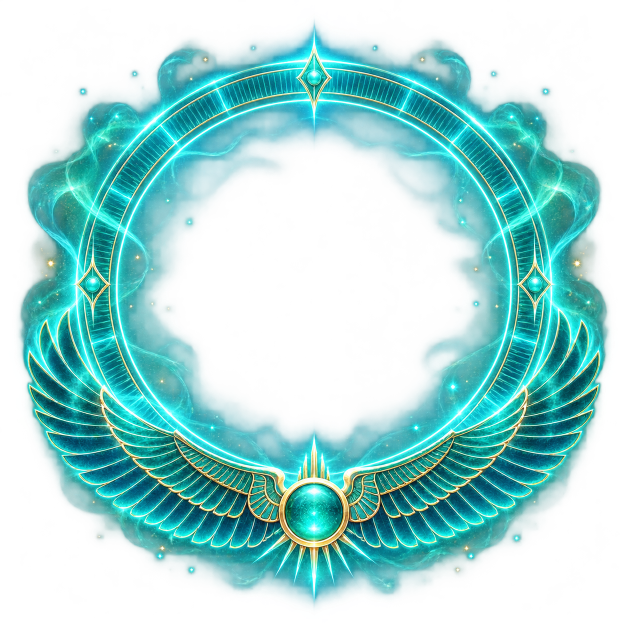
#> input picture images/fx/big-win-aura-source.png, 1254 x 1254 px (shown at 1/2 size)
$ python build-big-win-fx.py
#> lines starting #> are read from the running program, lines starting #| are printed output that depends on the picture
"""Deterministic padding/packing of the approved aura and an 8-frame light sprite.
Requires Pillow. Run from the repository root; never crops frames to their bounds.
"""
from pathlib import Path
from PIL import Image
import json
import math

root = Path(__file__).resolve().parents[1] / 'images' / 'fx'
master = Image.open(root / 'big-win-aura-source.png').convert('RGBA')
#> master is the input picture: PIL image 1254x1254 RGBA; mean R, G, B, A 25.4, 95.7, 96.6, 110.6
aura = Image.new('RGBA', (1024, 1024))
#> aura: PIL image 1024x1024 RGBA; every value is 0
aura.alpha_composite(master.resize((896, 896), Image.Resampling.LANCZOS), (64, 64))
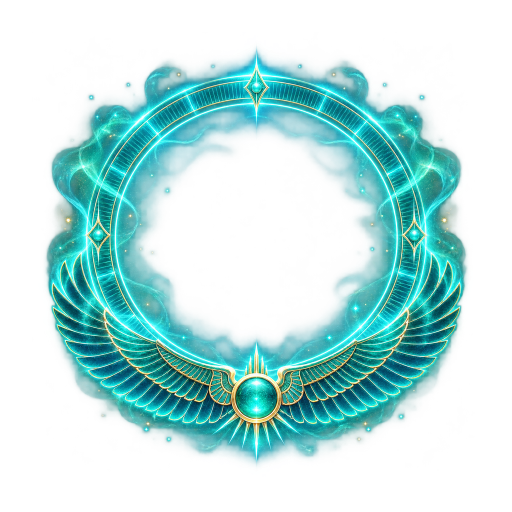
#> aura: PIL image 1024x1024 RGBA (shown at 1/2 size); mean R, G, B, A 19.4, 73.1, 73.8, 84.7; transparent parts drawn white
aura.save(root / 'big-win-aura.webp', quality=90, method=6)

# 8 frames, left to right; 128px cells; root (64,64); max radius 46px.
# Cyan bloom + a four-point glint, breathing over a seamless 1-second loop.
sheet = Image.new('RGBA', (1024, 128))
#> sheet: PIL image 1024x128 RGBA; every value is 0
for frame in range(8):
    image = Image.new('RGBA', (128, 128))
    power = .48 + .52 * (1 - math.cos(2 * math.pi * frame / 8)) / 2
    for y in range(18, 110):
        for x in range(18, 110):
            dx, dy = x - 63.5, y - 63.5
            radius = math.hypot(dx, dy)
            fade = max(0, 1 - radius / 46) ** 2
            glow = math.exp(-radius ** 2 / 230) * .6
            rays = max(math.exp(-abs(dx) * 1.1 - abs(dy) / 18), math.exp(-abs(dy) * 1.1 - abs(dx) / 18))
            alpha = round(min(1, (glow + rays) * power) * fade * 255)
            image.putpixel((x, y), (164, 255, 240, alpha))
    sheet.alpha_composite(image, (frame * 128, 0))
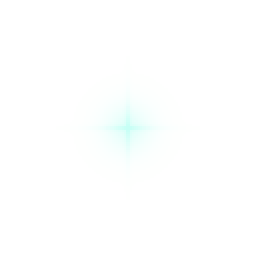
#> image: PIL image 128x128 RGBA (shown 2 times larger); mean R, G, B, A 84.7, 131.7, 124, 2.4; transparent parts drawn white
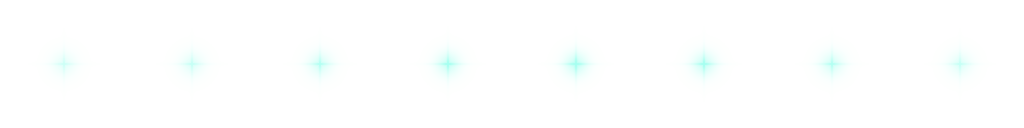
#> sheet: PIL image 1024x128 RGBA; mean R, G, B, A 26.5, 41.2, 38.8, 3.2; transparent parts drawn white
sheet.save(root / 'big-win-spark-sheet.png')
sheet.save(root / 'big-win-spark-sheet.webp', lossless=True, method=6, exact=True)
(root / 'big-win-spark-sheet.json').write_text(json.dumps({
    'image': 'big-win-spark-sheet.webp', 'size': [1024, 128],
    'cell': [128, 128], 'frames': 8, 'columns': 8, 'rows': 1,
    'order': 'left-to-right', 'anchor': [.5, .5], 'safePadding': 18,
    'fps': 8, 'loop': True, 'alpha': True,
}, indent=2) + '\n', encoding='utf-8')
assert aura.getbbox()[0] >= 64
for index in range(8):
    box = sheet.crop((index * 128, 0, (index + 1) * 128, 128)).getbbox()
    assert box and min(box[:2]) >= 18 and max(box[2:]) <= 110
#> this loop made 8 passes
#> box on passes 1 to 8: (28, 28, 100, 100), (28, 28, 100, 100), (27, 27, 101, 101), (26, 26, 102, 102), (26, 26, 102, 102), (26, 26, 102, 102), (27, 27, 101, 101), (28, 28, 100, 100)
print('Aura: 1024x1024 RGBA, 64px padding; sparks: 8 x 128x128, 18px padding.')

$ run again, with images/fx/circus-win-frame.png copied over images/fx/big-win-aura-source.png
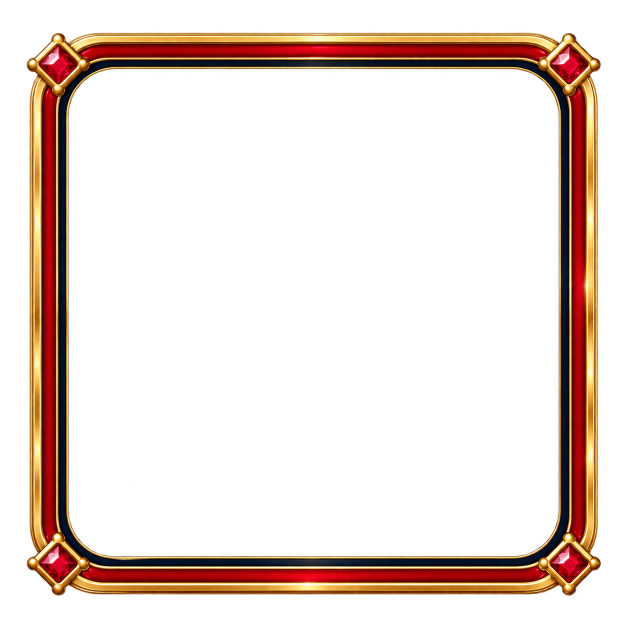
#> input picture images/fx/circus-win-frame.png, 1254 x 1254 px (shown at 1/2 size)
#> master is the input picture: PIL image 1254x1254 RGBA; mean R, G, B, A 35.2, 19.2, 9.9, 51
#> `aura.alpha_composite(master.resize((896, 896), Image.Resampling.LANCZO..`:
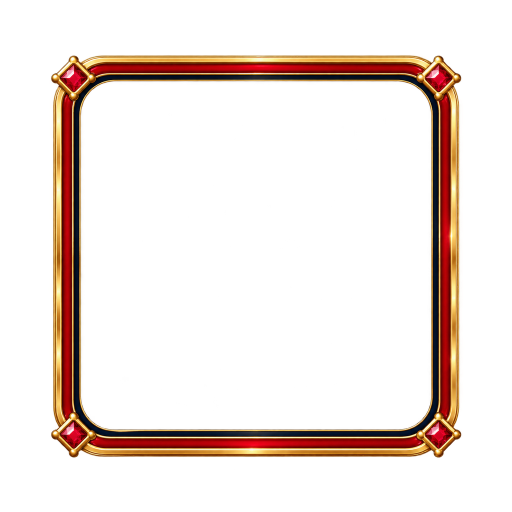
#> aura: PIL image 1024x1024 RGBA (shown at 1/2 size); mean R, G, B, A 26.5, 14.4, 7.5, 39; transparent parts drawn white
#> the loop `for index in range(8):` made 8 passes
#> box on passes 1 to 8: (28, 28, 100, 100), (28, 28, 100, 100), (27, 27, 101, 101), (26, 26, 102, 102), (26, 26, 102, 102), (26, 26, 102, 102), (27, 27, 101, 101), (28, 28, 100, 100)
